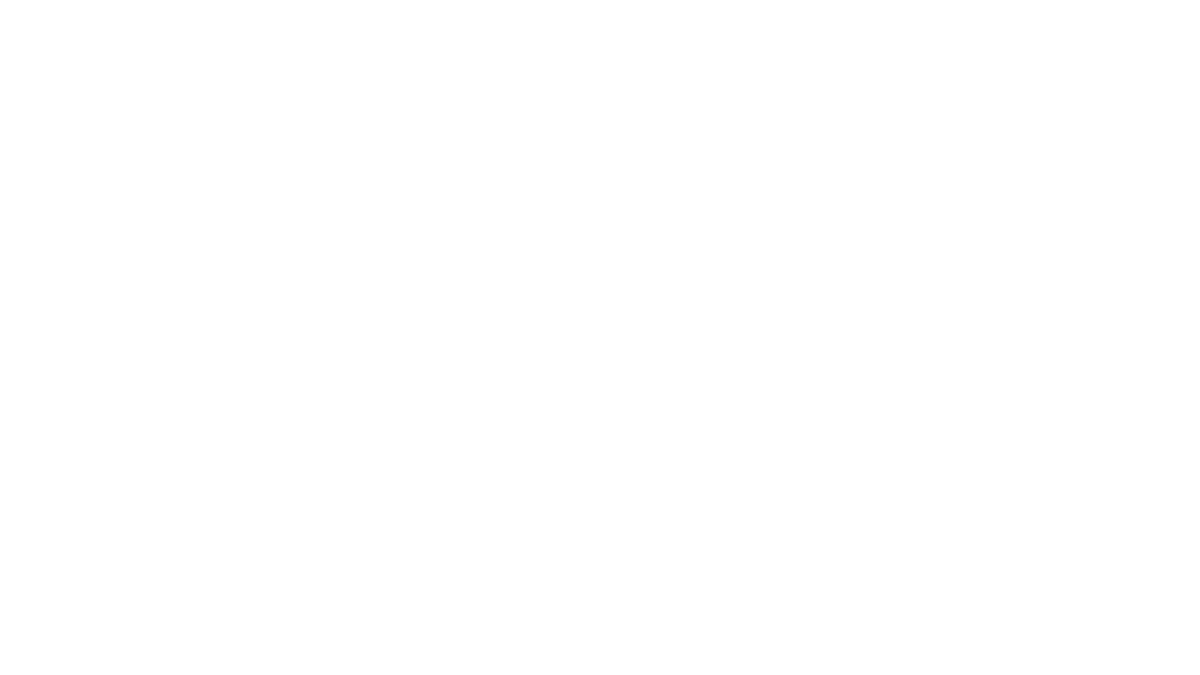
Frame 1 (no input)
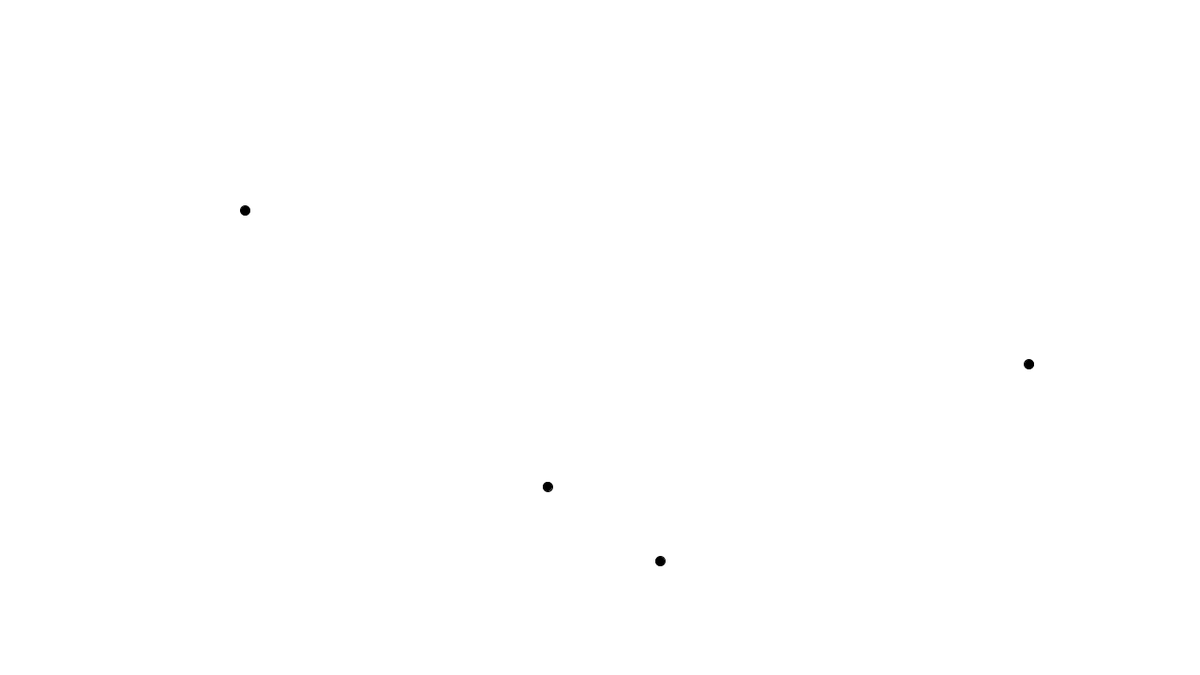
Frame 60 (the mouse pressed at the canvas centre just before this capture)
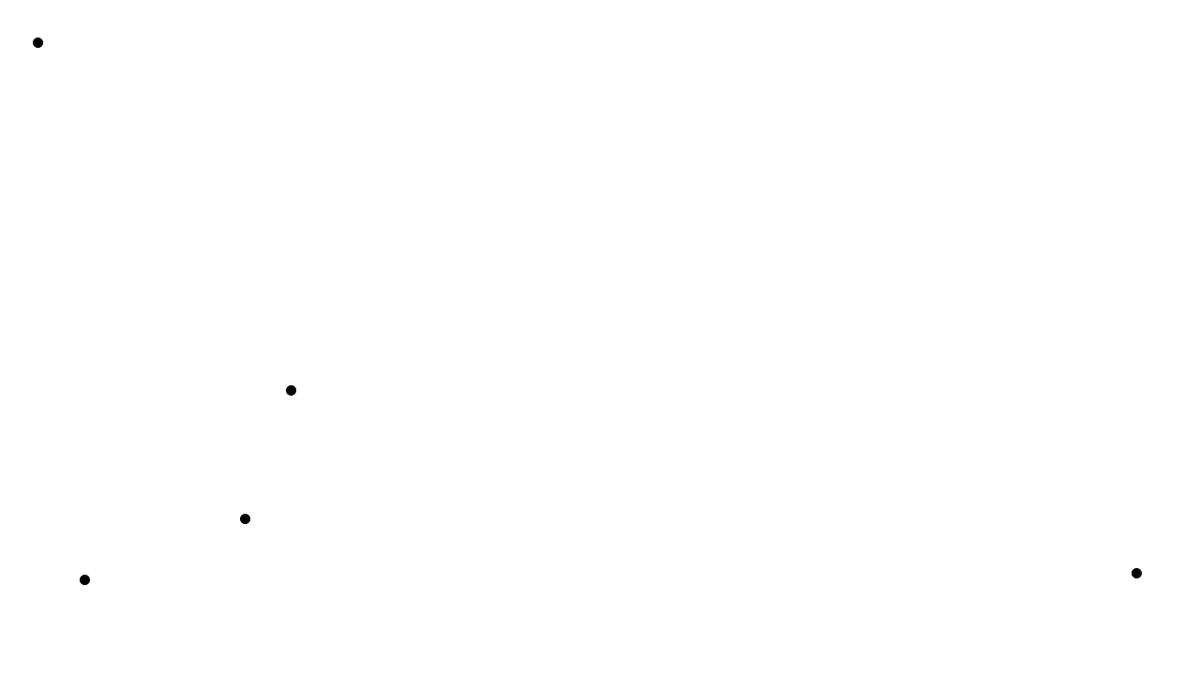
Frame 120 (the mouse held since frame 60 and released just before this capture)

The Processing sketch that drew these frames (run headless with seeded random() and noise(); from frame 60 on, the mouse is pressed at the canvas centre):

// Processing sketch: processing_120881
// ── processing_120881.pde

//Denne kode er designet til at vise objekter som falder ned mod jorden
//Erklærer variablerne for objekterne
Rain regn1;
Rain regn2;
Rain regn3;
Rain regn4;
Rain regn5;

void setup()
{
  //Beskriver størrelsen og frameraten af programmet
  size(1280,720);
  frameRate(60);
  //Initialiserer objekterne
  regn1 = new Rain();
  regn2 = new Rain();
  regn3 = new Rain();
  regn4 = new Rain();
  regn5 = new Rain();
}

void draw()
{
  //Tegner baggrunden aktivt for at refreshe baggrunden hver frame
  background(#ffffff);
  //Starter den første regndråbe
  regn1.rainFall();
  regn1.physics();
  //Starter den anden regndråbe
  regn2.rainFall();
  regn2.physics();
  //Starter den tredje regndråbe
  regn3.rainFall();
  regn3.physics();
  //Starter den fjerde regndråbe
  regn4.rainFall();
  regn4.physics();
  //Starter den femte regndråbe
  regn5.rainFall();
  regn5.physics();
}
class Rain
{
float  xPos; 
float  yPos;  
int  stor;  
float  speed;
  Rain()
  { 
    speed = random(4,20);
    xPos = random(1,1280); 
    yPos = random(-100,-10);  
  }
  void rainFall()
  {  
    fill(0,0,0);
    ellipse(xPos,yPos,10,10);
  }
  void physics()
  {
    yPos = yPos+speed;
    if(yPos>715)
    {
      yPos = random(-100,-10);
      xPos = random(1,1280);
      speed = random(4,20);    
    }
  }

}
